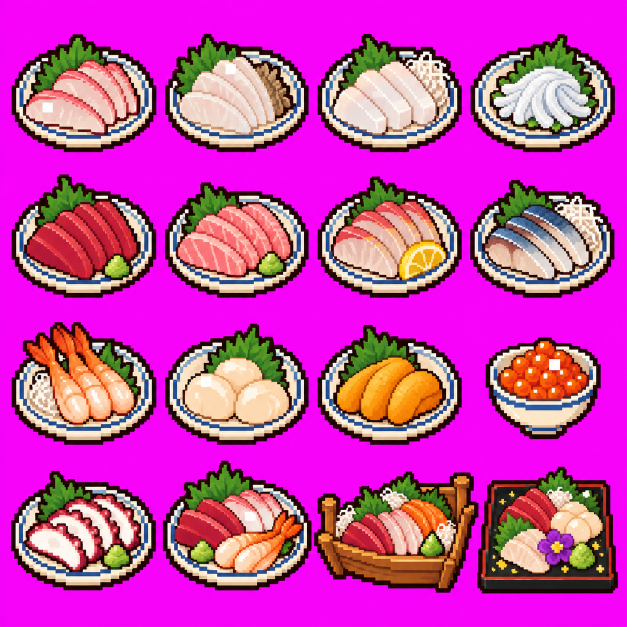
#> input picture src/assets/shop_sashimi_sheet.webp, 1254 x 1254 px, found by its file name (shown at 1/2 size)
$ python process_shop_sheet.py src/assets/shop_sashimi_sheet.webp sashimi
#> lines starting #> are read from the running program, lines starting #| are printed output that depends on the picture; after the words box and inside, x2 and y2 are one past the last pixel; in counts of white or black regions, pixels touching at a corner belong together
#> in main, im is the input picture: PIL image 1254x1254 RGB; mean R, G, B 199.4, 65.8, 171.5
"""Cut a FISH SHOP icon sheet (4x4 goods or 2x2 rods) (flat magenta background) into one icon per item.

Usage (from the repo root):
    .venv/bin/python scripts/process_shop_sheet.py src/assets/shop_sashimi_sheet.webp sashimi
    .venv/bin/python scripts/process_shop_sheet.py src/assets/shop_meals_sheet.webp meals
    .venv/bin/python scripts/process_shop_sheet.py src/assets/shop_pantry_sheet.webp pantry
    .venv/bin/python scripts/process_shop_sheet.py src/assets/shop_rods_sheet.webp rods
Writes public/sprites/shop/<id>.webp (64x64, transparent), like the fish icons.
The id order MUST match SHOP_ITEMS (sheet + cell) in src/game/economy/shopCatalog.ts.
Needs numpy, pillow and scipy.

Items are found as shapes (not a fixed grid); small bits join the nearest item.
Magenta key: pure #FF00FF-ish pixels become transparent, and the pink-purple fringe ChatGPT leaves
next to the outline is removed too (only within 2 px of the background, so purple INSIDE an item,
like the flower on the chef's special, is kept).
"""

import sys
from pathlib import Path

import numpy as np
from PIL import Image
from scipy import ndimage

SHEETS = {
    'rods': ['rod_bamboo', 'rod_fiberglass', 'rod_carbon', 'rod_master'],
    'sashimi': [
        'sashimi_tai', 'sashimi_hirame', 'sashimi_grouper', 'sashimi_ika',
        'sashimi_akami', 'sashimi_otoro', 'sashimi_hamachi', 'sashimi_saba',
        'sashimi_amaebi', 'sashimi_hotate', 'sashimi_uni', 'sashimi_ikura',
        'sashimi_tako', 'sashimi_mixed', 'sashimi_boat', 'chef_special',
    ],
    'meals': [
        'nigiri_tuna', 'nigiri_shrimp', 'maki_roll', 'kaisen_don',
        'tuna_don', 'miso_soup', 'onigiri', 'shioyaki',
        'himono', 'kamaboko', 'tempura_shrimp', 'ika_yaki',
        'tamagoyaki', 'green_tea', 'ramune', 'barley_tea',
    ],
    'pantry': [
        'nori', 'wasabi_root', 'soy_sauce', 'sushi_rice',
        'daikon', 'shiso', 'yuzu', 'katsuobushi',
        'kombu', 'sea_salt', 'ice_block', 'cooler_box',
        'fish_crate', 'chef_knife', 'whetstone', 'gift_box',
    ],
}
SIZE = 64      # output icon size (shown at 32 px in the bag, 64 for crisp 2x screens)
MARGIN = 0.04  # empty border around each icon, as a share of the icon


def key_magenta(rgb: np.ndarray) -> np.ndarray:
    """Alpha mask (bool, True = keep)."""
    r, g, b = (rgb[..., i].astype(int) for i in range(3))
    score = np.minimum(r, b) - g                    # how magenta a pixel is
    bg = score > 150
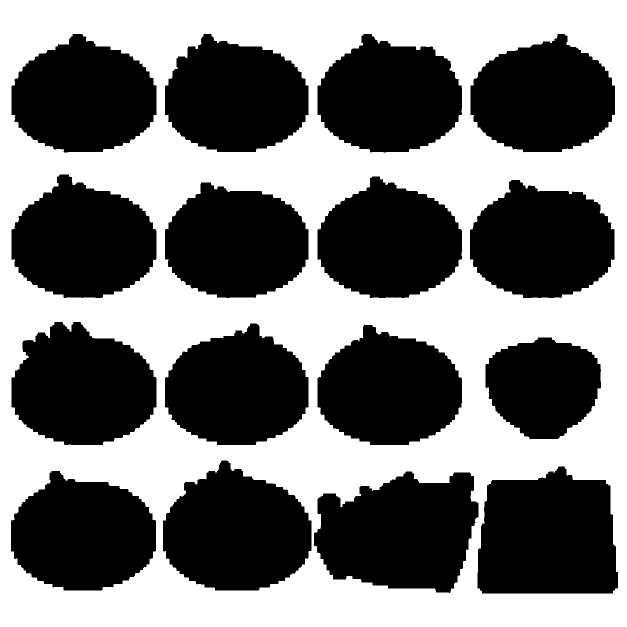
#> bg: shape (1254, 1254) bool (shown at 1/2 size); 47.1% white; 1 white region, box (x1, y1, x2, y2) and area: (0, 0, 1254, 1254) 740467
    bg = ndimage.binary_opening(bg, iterations=1) | (score > 200)
#> bg: shape (1254, 1254) bool; 47.1% white; 1 white region, box (x1, y1, x2, y2) and area: (0, 0, 1254, 1254) 740149
    near_bg = ndimage.binary_dilation(bg, iterations=2) & ~bg
#> near_bg: shape (1254, 1254) bool; 1.9% white in thin lines or dots
    fringe = near_bg & (score > 60)
#> fringe: shape (1254, 1254) bool; 0.61% white in thin lines or dots
    return ~(bg | fringe)
#> returned value: shape (1254, 1254) bool; 52.3% white; 1 black region, box (x1, y1, x2, y2) and area: (0, 0, 1254, 1254) 749671


def main(sheet_path: str, sheet: str, out_dir: str = 'public/sprites/shop') -> None:
    ids = SHEETS[sheet]
    im = Image.open(sheet_path).convert('RGB')
    rgb = np.asarray(im)
    keep = key_magenta(rgb)
    rgba = np.dstack([rgb, (keep * 255).astype(np.uint8)])
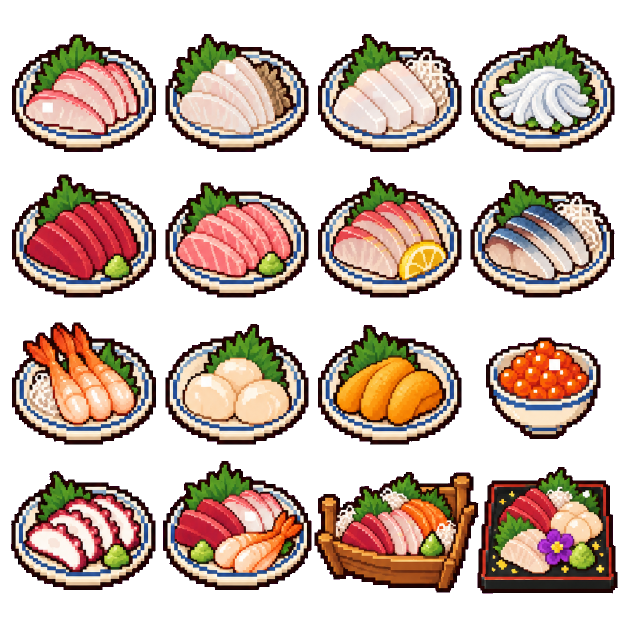
#> rgba: shape (1254, 1254, 4) (shown at 1/2 size); mean R, G, B, A 199.4, 65.8, 171.5, 133.4; transparent parts drawn white
    if sheet == 'rods':
        out = Path(out_dir); out.mkdir(parents=True, exist_ok=True)
        for cell, item_id in enumerate(ids):
            x, y = (cell % 2) * im.width // 2, (cell // 2) * im.height // 2
            tile = Image.fromarray(rgba[y:y+im.height//2, x:x+im.width//2], 'RGBA')
            tile = tile.crop(tile.getbbox())
            tile.thumbnail((60,60), Image.Resampling.LANCZOS)
            icon = Image.new('RGBA',(64,64)); icon.paste(tile,((64-tile.width)//2,(64-tile.height)//2))
            icon.save(out / f'{item_id}.webp', lossless=True)
        return
    h, w = keep.shape
#> h = 1254; w = 1254
    cw, ch = w / 4, h / 4
#> cw = 313.5; ch = 313.5
    # Items are found as SHAPES, not cut on a fixed grid (ChatGPT items poke over the cell lines).
    lab, n = ndimage.label(keep, structure=np.ones((3, 3)))
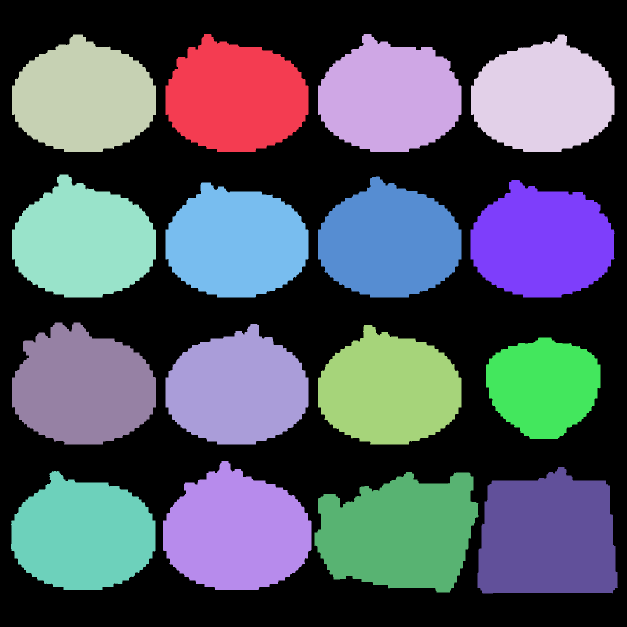
#> lab: shape (1254, 1254) int32 (shown at 1/2 size); 17 distinct labels, from 0 to 16; one colour per label, 0 black
#> n = 16
    if n == 0:
        sys.exit('no items found')
    idx = range(1, n + 1)
    areas = np.asarray(ndimage.sum(keep, lab, idx))
#> areas = [50720, 50646, 50549, 50177, 51688, 51160, 51128, 50441, 53145, 50922, 50684, 35236, 55846, 59996, 51495, 59012]
    cents = np.asarray(ndimage.center_of_mass(keep, lab, idx))  # (y, x)
#> cents = 16 rows, first 8: [194, 470.8], [194.2, 779.1], [195, 167.2], [195.3, 1086], [483.4, 166.1], [484, 778.5], [484.5, 1083.8], [485.5, 472.2]
    big = areas > cw * ch * 0.015
#> big = [True, True, True, True, True, True, True, True, True, True, True, True, True, True, True, True]
    # each big shape belongs to the cell its centre is in
    owner = {}
    for i in np.nonzero(big)[0]:
        cy, cx = cents[i]
        owner[i + 1] = int(min(3, cy // ch)) * 4 + int(min(3, cx // cw))
#> this loop made 16 passes
#> (cy, cx) on passes 1 to 12: (194, 470.8), (194.2, 779.1), (195, 167.2), (195.3, 1086), (483.4, 166.1), (484, 778.5), (484.5, 1083.8), (485.5, 472.2), (774.4, 164.3), (778.4, 474.2), (779.2, 778.3), (772.4, 1086.4)
#> after the loop, owner = 16 items
    # small bits (a leaf tip, a steam puff) join the nearest big shape if close, else they are dropped
    bigs = np.nonzero(big)[0]
#> bigs = [0, 1, 2, 3, 4, 5, 6, 7, 8, 9, 10, 11, 12, 13, 14, 15]
    for i in np.nonzero(~big)[0]:
        if areas[i] < 6:
            continue
        d = np.hypot(*(cents[bigs] - cents[i]).T)
        j = int(np.argmin(d))
        if d[j] < 0.45 * cw:
            owner[i + 1] = owner[bigs[j] + 1]
#> this loop made 0 passes
    out = Path(out_dir)
    out.mkdir(parents=True, exist_ok=True)
    for cell, item_id in enumerate(ids):
        labels = [lb for lb, c in owner.items() if c == cell]
        if not labels:
            print(f'  !! {item_id}: nothing found in cell {cell}')
            continue
        m = np.isin(lab, labels)
        ys, xs = np.nonzero(m)
        by0, by1, bx0, bx1 = ys.min(), ys.max() + 1, xs.min(), xs.max() + 1
        crop = rgba[by0:by1, bx0:bx1].copy()
        crop[..., 3] = np.where(m[by0:by1, bx0:bx1], 255, 0).astype(np.uint8)
        side = int(max(crop.shape[0], crop.shape[1]) * (1 + 2 * MARGIN))
        square = Image.new('RGBA', (side, side), (0, 0, 0, 0))
        square.paste(Image.fromarray(crop, 'RGBA'), ((side - crop.shape[1]) // 2, (side - crop.shape[0]) // 2))
        square.resize((SIZE, SIZE), Image.LANCZOS).save(out / f'{item_id}.webp', lossless=True)
#> this loop made 16 passes
#> (labels, by0, by1, bx0, bx1) on passes 1 to 12: ([3], 69, 304, 24, 312), ([1], 68, 304, 331, 617), ([2], 68, 304, 636, 923), ([4], 69, 304, 942, 1229), ([5], 349, 595, 24, 312), ([8], 365, 595, 331, 617), ([6], 353, 595, 636, 923), ([7], 360, 595, 941, 1229), ([9], 645, 889, 24, 312), ([10], 648, 889, 331, 617), ([11], 650, 889, 636, 923), ([12], 675, 878, 972, 1201)
#> pass 1, in main, `square.resize((SIZE, SIZE), Image.LANCZOS).save(out / f'{item_id}.webp..`:
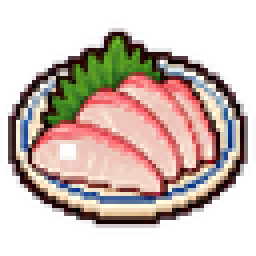
#> saved as sashimi_tai.webp: PIL image 64x64 RGBA (shown 4 times larger); mean R, G, B, A 87.2, 70.3, 63.9, 133.3; transparent parts drawn white
#> after the loop:
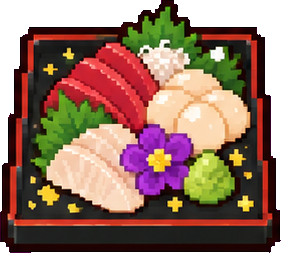
#> crop: shape (253, 281, 4); mean R, G, B, A 141.7, 73.2, 94.9, 215.2; transparent parts drawn white
#> after the loop:
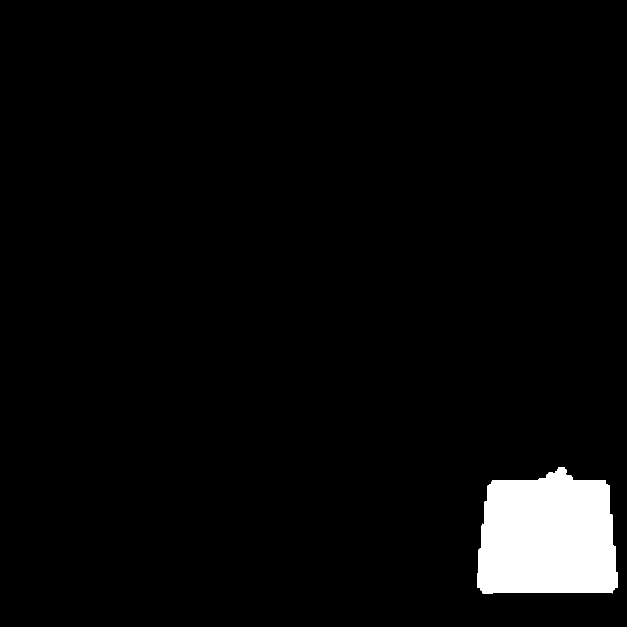
#> m: shape (1254, 1254) bool (shown at 1/2 size); 3.8% white; 1 white region, box (x1, y1, x2, y2) and area: (955, 934, 1236, 1187) 59996
#> after the loop:
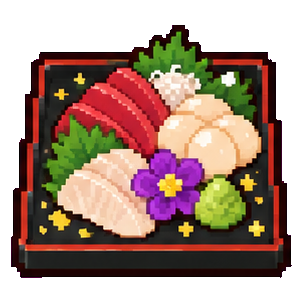
#> square: PIL image 303x303 RGBA; mean R, G, B, A 109.7, 56.7, 73.5, 166.6; transparent parts drawn white
    print(f'{sheet}: {len(ids)} icons → {out}/')


if __name__ == '__main__':
    if len(sys.argv) < 3 or sys.argv[2] not in SHEETS:
        sys.exit(__doc__)
    main(sys.argv[1], sys.argv[2], *(sys.argv[3:4]))

$ run again, with src/assets/shop_rods_sheet.webp copied over src/assets/shop_sashimi_sheet.webp
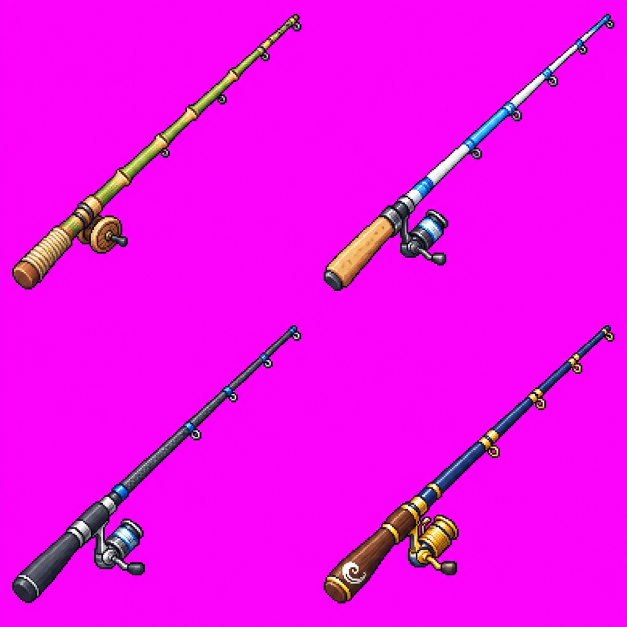
#> input picture src/assets/shop_rods_sheet.webp, 1254 x 1254 px, found by its file name (shown at 1/2 size)
#> in main, im is the input picture: PIL image 1254x1254 RGB; mean R, G, B 238.8, 10.9, 236.2
#> near_bg: shape (1254, 1254) bool; 0.92% white in thin lines or dots
#> fringe: shape (1254, 1254) bool; 0.39% white in thin lines or dots
#> in main, `lab, n = ndimage.label(keep, structure=np.ones((3, 3)))`:
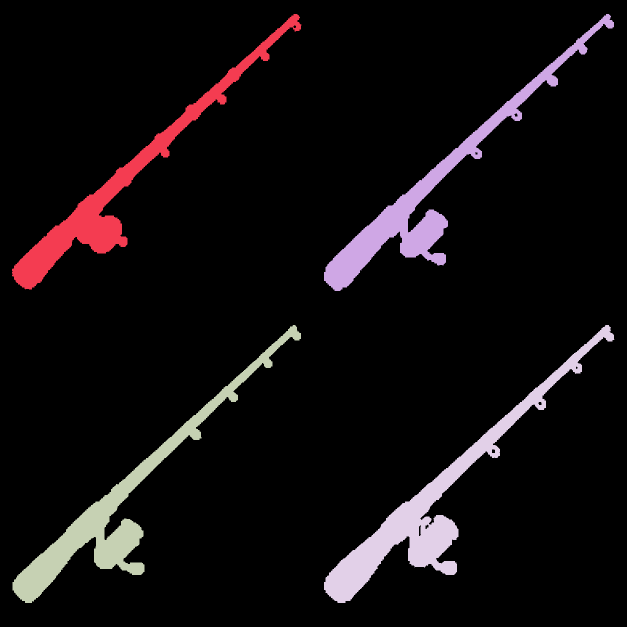
#> lab: shape (1254, 1254) int32 (shown at 1/2 size); 5 distinct labels, from 0 to 4; one colour per label, 0 black
#> n = 4
#> areas = [30171, 31286, 32073, 36222]
#> cents = [[367.7, 249.3], [380.2, 868.1], [1006.4, 246.9], [1005.2, 871.8]]
#> big = [True, True, True, True]
#> the loop in main, `for i in np.nonzero(big)[0]:` made 4 passes
#> after the loop in main, `for i in np.nonzero(big)[0]:`: owner = {1: 4, 2: 6, 3: 12, 4: 14}
#> bigs = [0, 1, 2, 3]
#> the loop in main, `for cell, item_id in enumerate(ids):` made 16 passes
#> (labels, by0, by1, bx0, bx1) on passes 5, 7, 13, 15: ([1], 28, 579, 24, 603), ([2], 28, 582, 648, 1228), ([3], 650, 1206, 25, 602), ([4], 650, 1206, 648, 1229)
#> after the loop in main, `for cell, item_id in enumerate(ids):`:
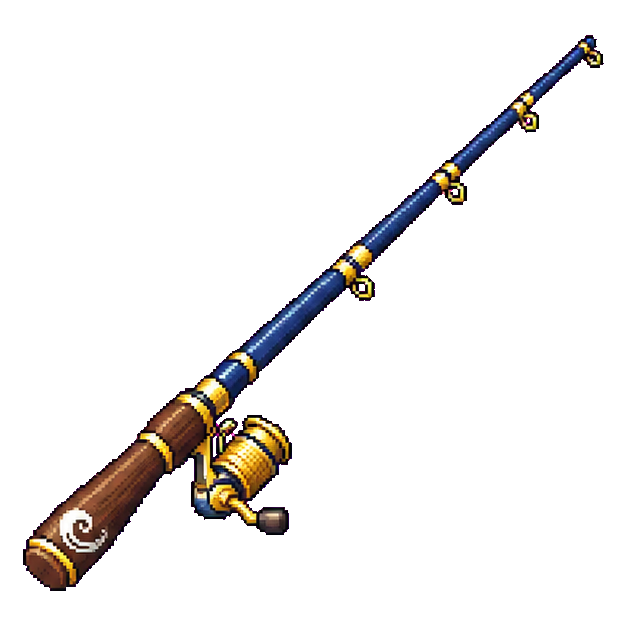
#> square: PIL image 627x627 RGBA; mean R, G, B, A 192.1, 9.8, 188.3, 23.5; transparent parts drawn white

$ run again, with src/assets/arrival_hall_src.webp copied over src/assets/shop_sashimi_sheet.webp
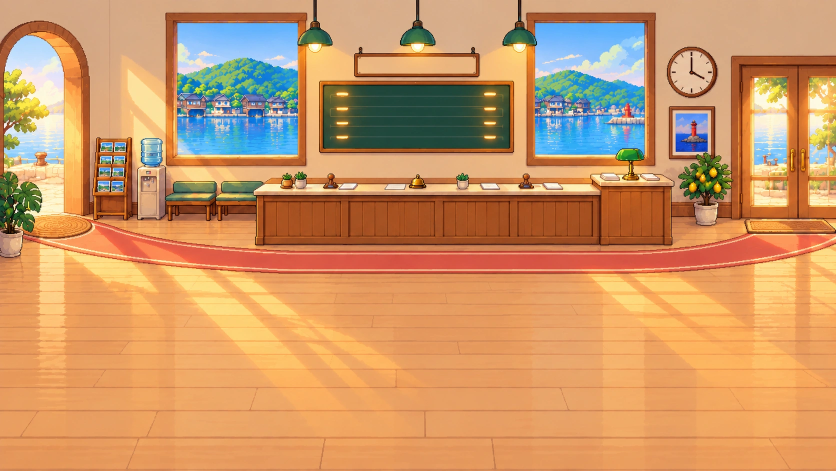
#> input picture src/assets/arrival_hall_src.webp, 1672 x 941 px, found by its file name (shown at 1/2 size)
#> in main, im is the input picture: PIL image 1672x941 RGB; mean R, G, B 203.9, 151, 103.8
#> bg: shape (941, 1672) bool; every value is 0
#> lab: shape (941, 1672) int32; every value is 1
#> n = 1
#> areas = [1573352]
#> cents = [[470, 835.5]]
#> big = [True]
#> the loop in main, `for i in np.nonzero(big)[0]:` made 1 pass
#> after the loop in main, `for i in np.nonzero(big)[0]:`: owner = {1: 5}
#> bigs = [0]
#> the loop in main, `for cell, item_id in enumerate(ids):` made 16 passes
#> (labels, by0, by1, bx0, bx1) on pass 6: ([1], 0, 941, 0, 1672)
#> after the loop in main, `for cell, item_id in enumerate(ids):`:
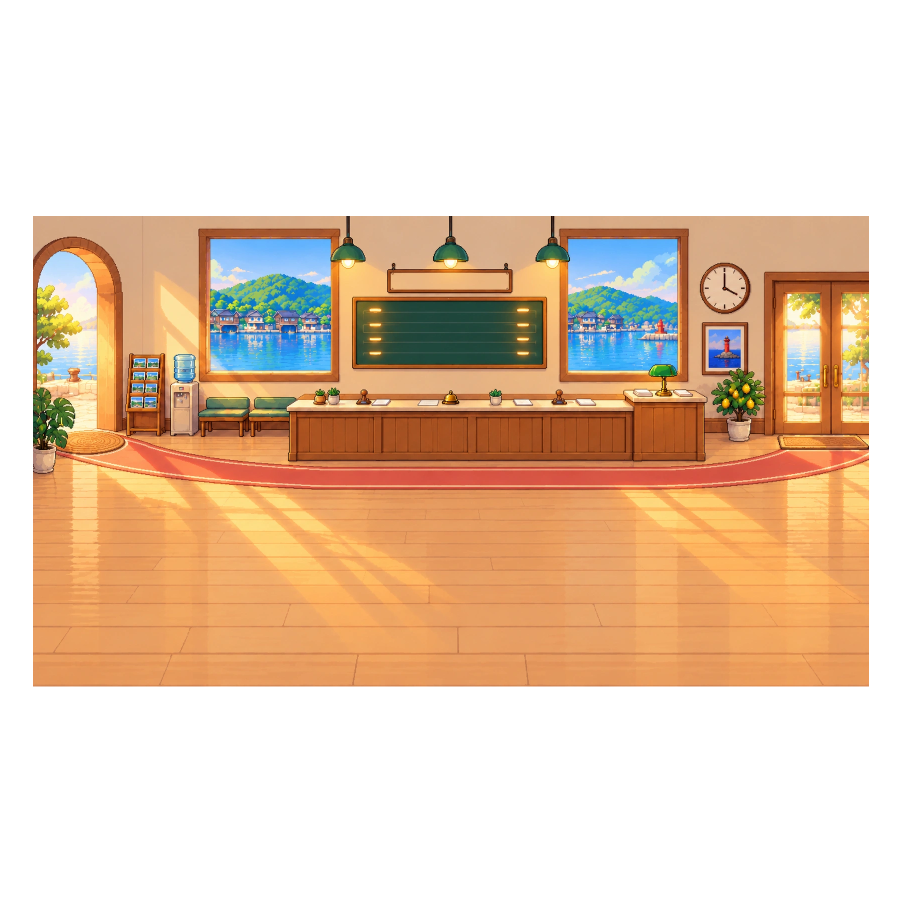
#> square: PIL image 1805x1805 RGBA (shown at 1/2 size); mean R, G, B, A 98.5, 72.9, 50.1, 123.1; transparent parts drawn white
